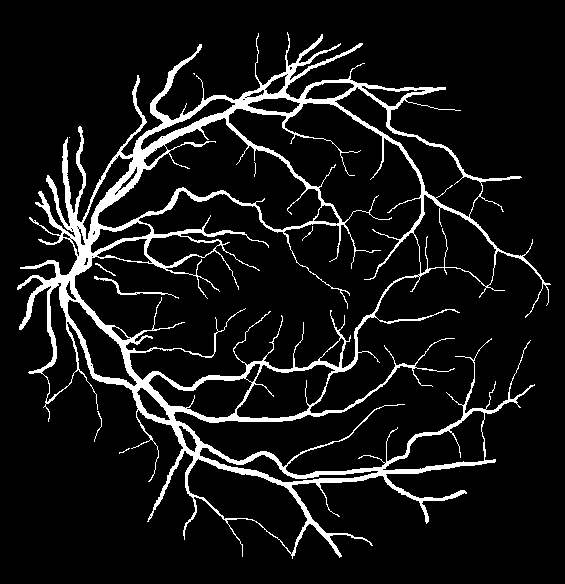
#> input picture label_images/1.tif, 565 x 584 px, found by its file name
$ jupyter execute --allow-errors retina_segment.ipynb
#> lines starting #> are read from the running program, lines starting #| are printed output that depends on the picture; after the words box and inside, x2 and y2 are one past the last pixel; in counts of white or black regions, pixels touching at a corner belong together; long printed decimals are rounded
[cell 1]
# 20410097
import cv2
import os
import numpy as np
import random
import matplotlib.pyplot as plt
import PIL
from skimage.filters import apply_hysteresis_threshold
from skimage.color import rgb2gray
from skimage import exposure, filters
from skimage.morphology import binary_opening, binary_closing, square, white_tophat, disk, black_tophat
from skimage.restoration import denoise_bilateral
random.seed(0)

Cummulative Distribution Function (CDF)

[cell 2]
def calculate_threshold_using_cdf(image, percentile=93):
    # Calculate the histogram of the image pixels.
    hist, bin_edges = np.histogram(image, bins=np.arange(257) / 256)

    # Compute the cumulative distribution function (CDF) from the histogram.
    cdf = hist.cumsum()

    # Normalize the CDF by dividing it by the maximum value of the CDF to convert into a scale of 0 to 1.
    cdf_normalized = cdf / cdf.max()

    # Determine the index of the bin edge where the normalized CDF reaches or exceeds the specified percentile.
    threshold_index = np.searchsorted(cdf_normalized, percentile / 100)

    # Retrieve the corresponding pixel value that serves as the threshold.
    threshold = bin_edges[threshold_index]
    return threshold

Read Image

[cell 3]
# Define the paths for image folders, masks, and labels
mask_path = r'.\mask_images'
mask = PIL.Image.open(os.path.join(mask_path,'1.tif'))
#> mask is the input picture: PIL image 565x584 L; 8.9% white; 9 white regions (4 under 20 px), largest, box (x1, y1, x2, y2) and area: (17, 32, 551, 559) 29119, (94, 276, 179, 299) 191, (95, 263, 116, 276) 38, (94, 411, 102, 442) 38, (302, 226, 313, 241) 20
mask = np.array(mask)
label_path = r'.\label_images'
label = PIL.Image.open(os.path.join(label_path,'1.tif'))
label = np.array(label)

img_path = r'.\retina_images_01_10'
img = cv2.imread(os.path.join(img_path,'1.tif'),cv2.IMREAD_COLOR)
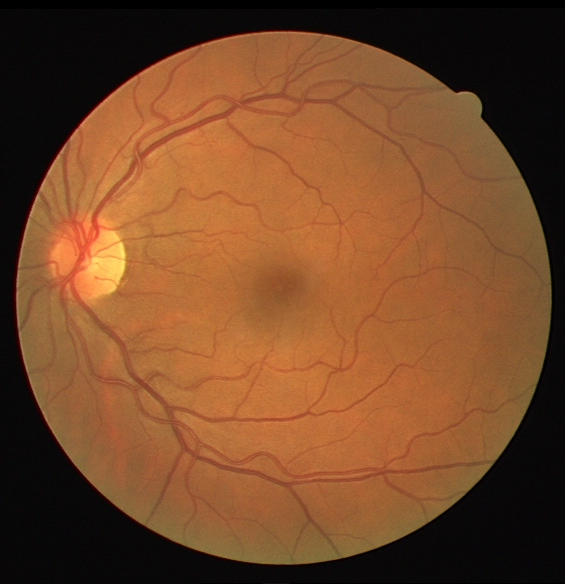
#> input picture retina_images_01_10/1.tif, 565 x 584 px, found by its file name
#> img is the input picture: shape (584, 565, 3); mean B, G, R 40.9, 72.7, 117.9

Convert to green channel

[cell 4]
# Extract the green channel from the raw image
img_green = img[:, :, 1]
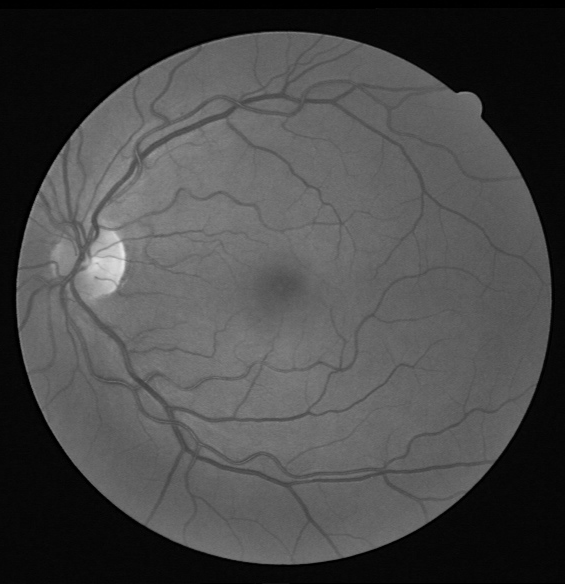
#> img_green: shape (584, 565); min 0, max 229, mean 72.7

# Create a figure and axis object using plt.subplots
fig, ax = plt.subplots()

# Display the image on the axes
ax.imshow(img_green, cmap='gray')

# Set the title of the plot
ax.set_title('Green Channel')

# Turn off axis labels
ax.axis('off')

# Show the plot
plt.show()

Convert to grayscale using CLAHE

[cell 5]
# Create a CLAHE object with limit to prevent noise enhancement
clahe = cv2.createCLAHE(clipLimit=1, tileGridSize=(8,8))

# Apply CLAHE to the grayscale image
img_gray_clahe = clahe.apply(img_green)

# Create a figure and axis object using plt.subplots
fig, ax = plt.subplots()
ax.imshow(img_gray_clahe, cmap='gray')

# Set the title of the plot
ax.set_title('Gray CLAHE Image')

# Turn off axis labels
ax.axis('off')

# Show the plot
plt.show()

Gaussian blur

[cell 6]
# Smooth the image using a Gaussian filter to reduce noise
img_smoothed = cv2.GaussianBlur(img_gray_clahe, (3, 3), 0.74)

# Create a figure and axis object using plt.subplots
fig, ax = plt.subplots()
ax.imshow(img_smoothed, cmap='gray')

# Set the title of the plot
ax.set_title('Gaussian blur')

# Turn off axis labels
ax.axis('off')

# Show the plot
plt.show()

Top-Hat Enhancement

[cell 7]
# Enhance the smoothed image using morphological top-hat operation with a disk of radius 6
selem = disk(6)  # Structuring element
img_tophat = black_tophat(img_smoothed, footprint=selem)
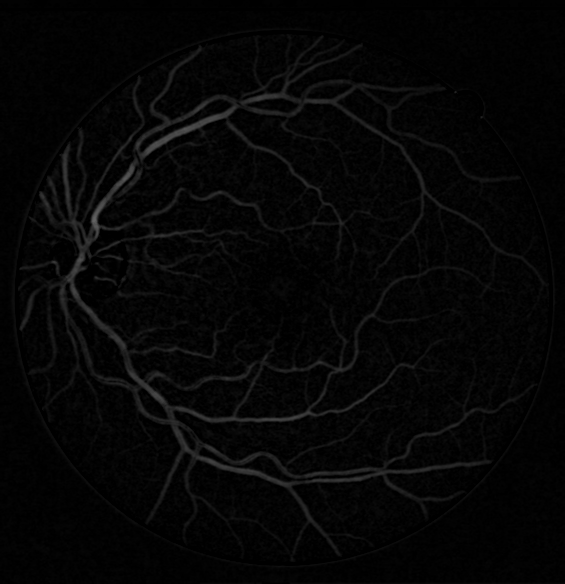
#> img_tophat: shape (584, 565); min 0, max 100, mean 5.3

# Create a figure and axis object using plt.subplots
fig, ax = plt.subplots()
ax.imshow(img_tophat, cmap='gray')

# Set the title of the plot
ax.set_title('Top-Hat Enhancement')

# Turn off axis labels
ax.axis('off')

# Show the plot
plt.show()

Contrast Enhancement

[cell 8]
# Enhance the contrast of retina to better distinct the vessels from the background
img_tophat = img_tophat / img_tophat.max() if img_tophat.dtype == np.uint8 else img_tophat # Normalize to [0, 1]
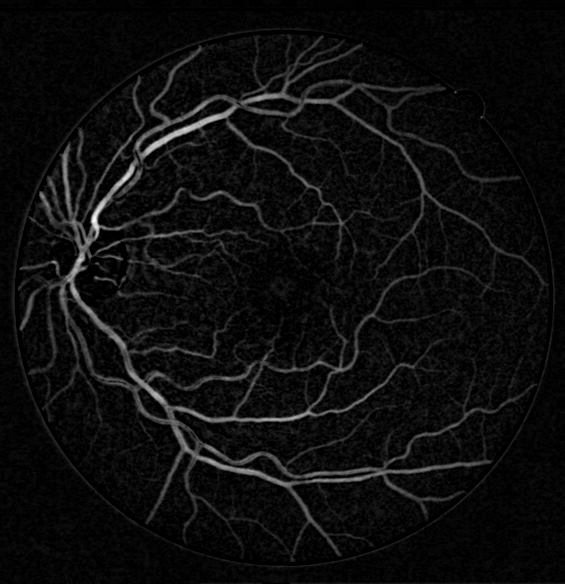
#> img_tophat: shape (584, 565) float64; min 0, max 1, mean 0.0534
img_contrast_enhanced_tophat = exposure.equalize_adapthist(img_tophat)
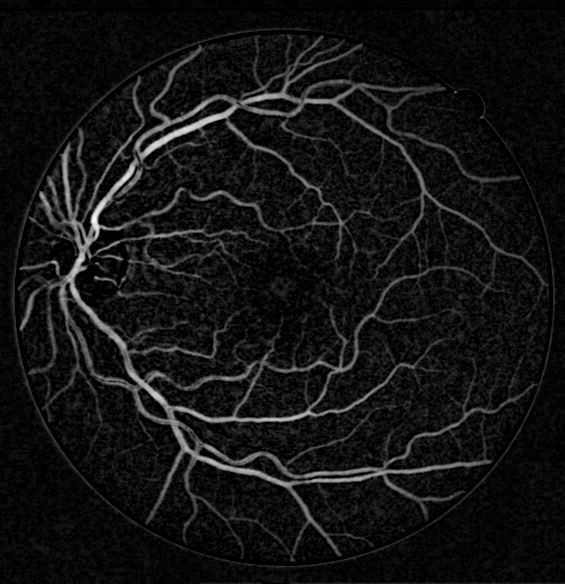
#> img_contrast_enhanced_tophat: shape (584, 565) float64; min 0, max 1, mean 0.0757

# Create a figure and axis object using plt.subplots
fig, ax = plt.subplots()
ax.imshow(img_contrast_enhanced_tophat, cmap='gray')

# Set the title of the plot
ax.set_title('Gray CLAHE Image')

# Turn off axis labels
ax.axis('off')

# Show the plot
plt.show()

Cummulative Distribution Function Threshold

[cell 9]
# Apply threshold
threshold_value_tophat = calculate_threshold_using_cdf(img_contrast_enhanced_tophat)
#> in calculate_threshold_using_cdf, `hist, bin_edges = np.histogram(image, bins=np.arange(257) / 256)`: hist = 256 values, max 53536 at index 0, min 0 at index 1, mean 1288.9; bin_edges = 257 values from 0 to 1
#> in calculate_threshold_using_cdf, `cdf = hist.cumsum()`: cdf = 256 values from 53536 to 329960
#> in calculate_threshold_using_cdf, `cdf_normalized = cdf / cdf.max()`: cdf_normalized = 256 values from 0.162 to 1
#> in calculate_threshold_using_cdf, `threshold_index = np.searchsorted(cdf_normalized, percentile / 100)`: threshold_index = 62
#> in calculate_threshold_using_cdf, `threshold = bin_edges[threshold_index]`: threshold = 0.242
#> threshold_value_tophat = 0.242
img_CDF_thresholded_tophat = img_contrast_enhanced_tophat > threshold_value_tophat
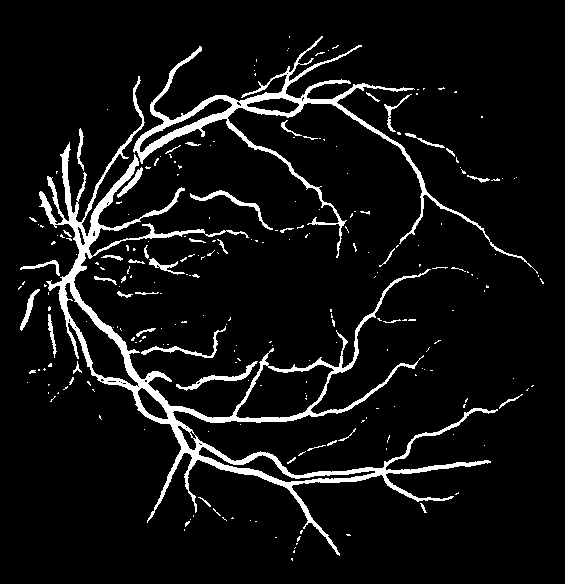
#> img_CDF_thresholded_tophat: shape (584, 565) bool; 7.1% white; 244 white regions (201 under 20 px), largest, box (x1, y1, x2, y2) and area: (39, 76, 498, 556) 13239, (133, 36, 538, 274) 5679, (176, 361, 258, 391) 380

# Apply binary closing
img_CDF_thresholded_tophat_closed = binary_closing(img_CDF_thresholded_tophat, footprint=square(2))
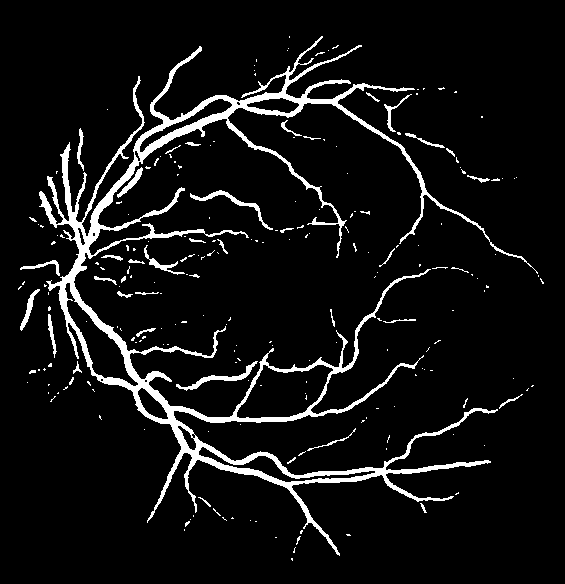
#> img_CDF_thresholded_tophat_closed: shape (584, 565) bool; 7.1% white; 224 white regions (182 under 20 px), largest, box (x1, y1, x2, y2) and area: (39, 36, 538, 556) 19398, (176, 361, 258, 391) 388, (190, 190, 273, 230) 374

# Plotting the images
fig, ax = plt.subplots(1, 2, figsize=(12, 6))
ax[0].imshow(img_CDF_thresholded_tophat, cmap='gray')
ax[0].set_title('CDF Thresholded Top-Hat')
ax[0].axis('off')

ax[1].imshow(img_CDF_thresholded_tophat_closed, cmap='gray')
ax[1].set_title('After Morphological Closing')
ax[1].axis('off')

Hysteresis Threshold

[cell 10]
# Apply threshold
low_threshold, high_threshold = 0.172, 0.4  # lower threshold value, upper threshold value
img_hysteresis_thresholded_tophat = filters.apply_hysteresis_threshold(img_tophat, low_threshold, high_threshold)   # Convert to binary img based on hysteresis threshold
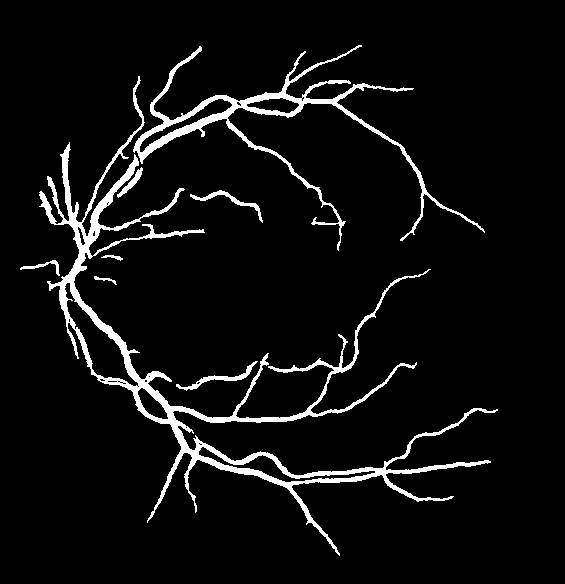
#> img_hysteresis_thresholded_tophat: shape (584, 565) bool; 5.8% white; 8 white regions, largest, box (x1, y1, x2, y2) and area: (39, 76, 498, 556) 12767, (133, 45, 485, 251) 5193, (176, 361, 258, 391) 369

# Apply binary closing
img_hysteresis_thresholded_tophat_closed = binary_closing(img_hysteresis_thresholded_tophat, footprint=square(2))
#> img_hysteresis_thresholded_tophat_closed: shape (584, 565) bool; 5.8% white; 7 white regions, largest, box (x1, y1, x2, y2) and area: (39, 45, 498, 556) 18068, (176, 361, 258, 391) 375, (190, 190, 263, 223) 327

# Plotting the images
fig, ax = plt.subplots(1, 2, figsize=(12, 6))
ax[0].imshow(img_hysteresis_thresholded_tophat, cmap='gray')
ax[0].set_title('CDF Thresholded Top-Hat')
ax[0].axis('off')

ax[1].imshow(img_hysteresis_thresholded_tophat_closed, cmap='gray')
ax[1].set_title('After Morphological Closing')
ax[1].axis('off')

Combine binary image for final output

[cell 11]
# COMBINE BOTH THRESHOLD
vessels_final = img_hysteresis_thresholded_tophat + img_CDF_thresholded_tophat

# Create a figure and axis object using plt.subplots
fig, ax = plt.subplots()
ax.imshow(vessels_final, cmap='gray')

# Set the title of the plot
ax.set_title('Final Combination')

# Turn off axis labels
ax.axis('off')

# Show the plot
plt.show()
TP = sum(sum((label==255) & (vessels_final==1) & (mask == 255)))
#> TP = 20391
TN = sum(sum((label==0) & (vessels_final==0) & (mask == 255)))
#> TN = 0
FP = sum(sum((label==0) & (vessels_final==1) & (mask == 255)))
#> FP = 0
FN = sum(sum((label==255) & (vessels_final==0) & (mask == 255)))
#> FN = 9049

P = TP/(TP+FN)
#> P = 0.693
N = TN/(TN+FP)
#> N = nan
T = (TP+TN)/(TP+FN+TN+FP)
#> T = 0.693

print('P: ', P)
#| P:  0.6926
print('N: ', N)
#| N:  nan
print('T: ', T)
#| T:  0.6926

[cell 12]
# Define the paths for image folders, masks, and labels
img_path_1 = r'.\retina_images_01_10'
img_path_2 = r'.\retina_images_11_20'
mask_path = r'.\mask_images'

# Initialize cumulative metrics for averaging performance across images
P_total, N_total, T_total = 0., 0., 0.

#> (the rest of this cell did not finish here and is left out)

#> `TP = np.sum((label == 255) & (vessels_final == 1) & (mask == 255))`: TP = 20523
#> `FN = np.sum((label == 255) & (vessels_final == 0) & (mask == 255))`: FN = 8917
#> `P_total += TP/(TP+FN)`: P_total = 0.697
#> `N_total += TN/(TN+FP)`: N_total = nan
#> `T_total += (TP+TN)/(TP+FN+TN+FP)`: T_total = 0.697
#> pass 2 of the loop `for i in range(1, 21):`:
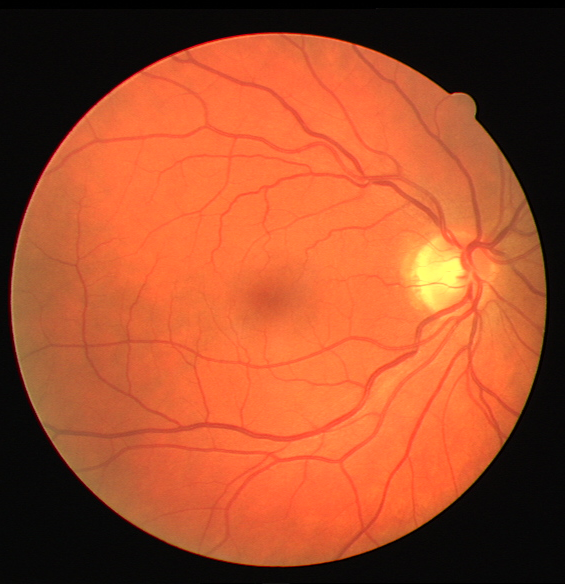
#> input picture retina_images_01_10/2.tif, 565 x 584 px, found by its file name
#> img is the input picture: shape (584, 565, 3); mean B, G, R 43.3, 77.4, 163.5
#> mask: shape (584, 565, 3)
#> `img_contrast_enhanced_tophat = exposure.equalize_adapthist(img_tophat)`:
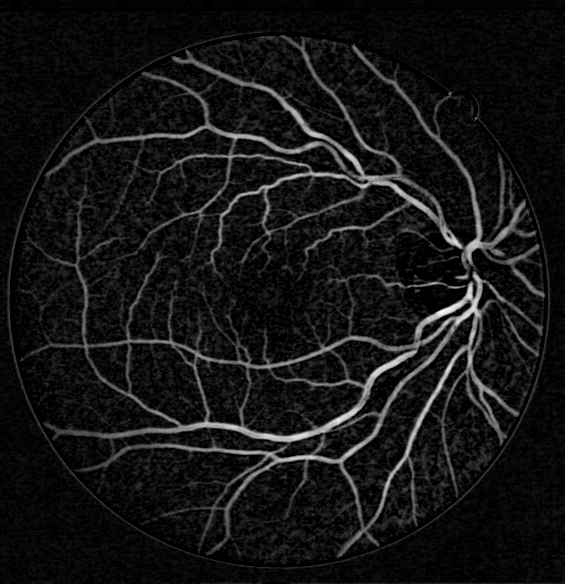
#> img_contrast_enhanced_tophat: shape (584, 565) float64; min 0, max 1, mean 0.0813
#> `threshold_value_tophat = calculate_threshold_using_cdf(img_contrast_en..`: threshold_value_tophat = 0.281
#> `vessels_final = img_hysteresis_thresholded_tophat + img_CDF_thresholde..`:
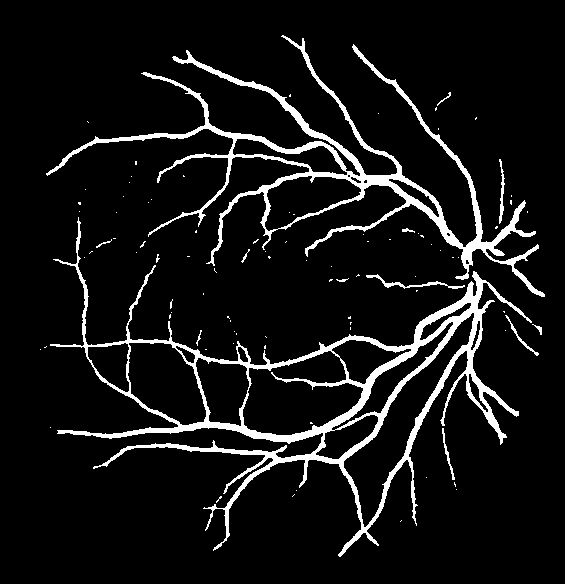
#> vessels_final: shape (584, 565) bool; 8% white; 92 white regions (79 under 20 px), largest, box (x1, y1, x2, y2) and area: (50, 217, 532, 557) 14352, (46, 35, 545, 297) 10811, (366, 274, 465, 289) 269
    img_CDF_thresholded_tophat = img_contrast_enhanced_tophat > threshold_value_tophat                                  # Convert to binary img based on CDF threshold


    # ------------------------------------------ HYSTERESIS THRESHOLD -------------------------------------------
    low_threshold, high_threshold = 0.172, 0.4  # lower threshold value, upper threshold value
    img_hysteresis_thresholded_tophat = filters.apply_hysteresis_threshold(img_tophat, low_threshold, high_threshold)   # Convert to binary img based on hysteresis threshold

    # MORPHOLOGICAL CLOSING for closing holes and gaps
    img_CDF_thresholded_tophat = binary_closing(img_CDF_thresholded_tophat, footprint=square(2))
    img_hysteresis_thresholded_tophat = binary_closing(img_hysteresis_thresholded_tophat, footprint=square(2))

    # COMBINE BOTH THRESHOLD
    vessels_final = img_hysteresis_thresholded_tophat + img_CDF_thresholded_tophat

    # Calculate true positives, true negatives, false positives, and false negatives
    TP = np.sum((label == 255) & (vessels_final == 1) & (mask == 255))
    TN = np.sum((label == 0) & (vessels_final == 0) & (mask == 255))
    FP = np.sum((label == 0) & (vessels_final == 1) & (mask == 255))
    FN = np.sum((label == 255) & (vessels_final == 0) & (mask == 255))

    P_total += TP/(TP+FN)
    N_total += TN/(TN+FP)
    T_total += (TP+TN)/(TP+FN+TN+FP)

print('P Average: ', P_total/20)
print('N Average: ', N_total/20)
print('T Average: ', T_total/20)
